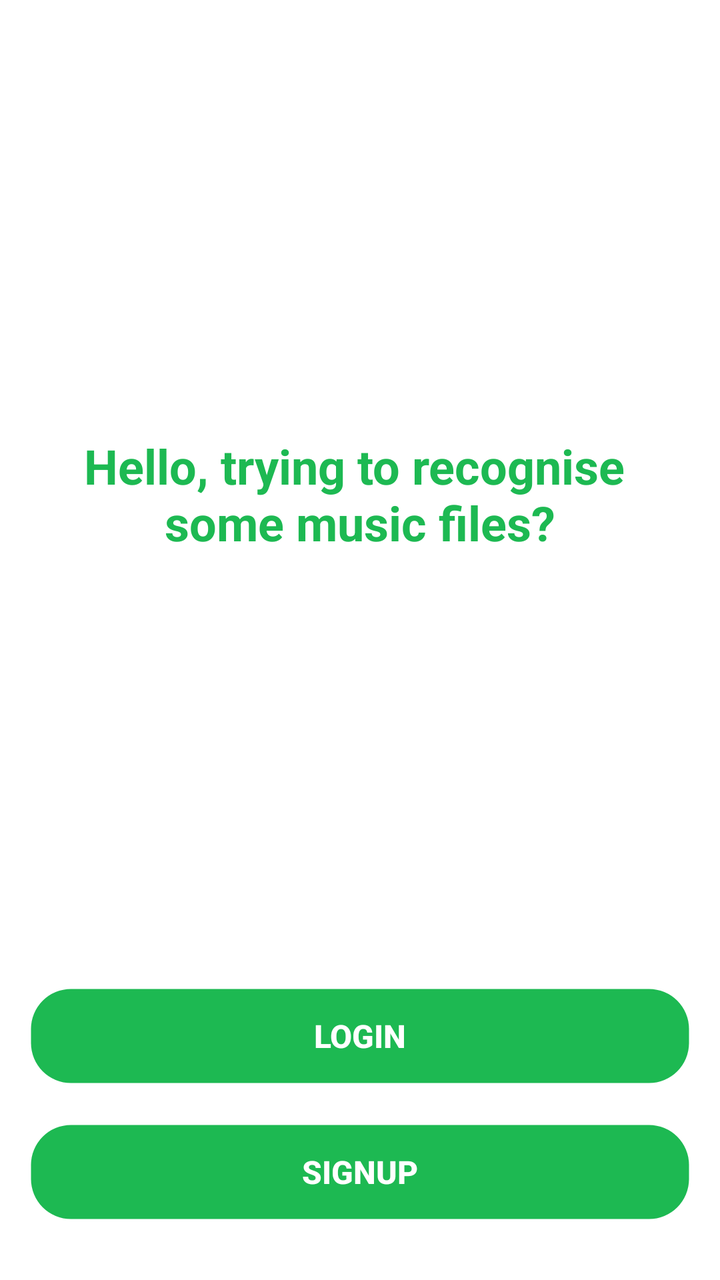
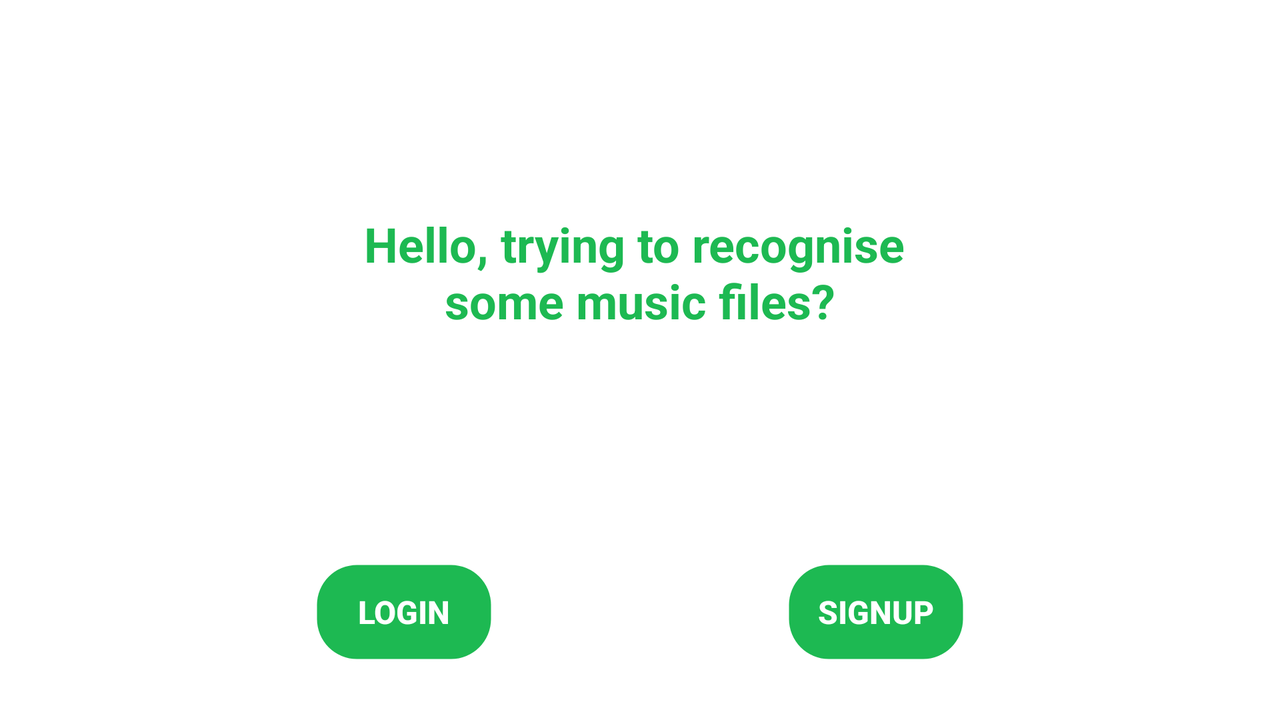

One screen, two layout resources from the same app: the default and the repository's alternative for another configuration. Each is rendered where Android would select it; the XML of both is given below.
<!-- AndroidManifest.xml: application theme Theme.Muse -->
<!-- res/layout/fragment_intro.xml -->
<?xml version="1.0" encoding="utf-8"?>
<androidx.constraintlayout.widget.ConstraintLayout
    xmlns:android="http://schemas.android.com/apk/res/android"
    xmlns:app="http://schemas.android.com/apk/res-auto"
    android:layout_width="match_parent"
    android:layout_height="match_parent">

    <androidx.appcompat.widget.AppCompatTextView
        android:layout_width="match_parent"
        android:layout_height="wrap_content"
        android:gravity="center"
        android:text="@string/intro_screen_text"
        style="@style/MuseHeaderTextView"
        android:layout_margin="30dp"
        app:layout_constraintTop_toTopOf="parent"
        app:layout_constraintStart_toStartOf="parent"
        app:layout_constraintEnd_toEndOf="parent"
        app:layout_constraintBottom_toTopOf="@+id/access_buttons_layout"/>

    <androidx.appcompat.widget.LinearLayoutCompat
        android:id="@+id/access_buttons_layout"
        android:layout_width="match_parent"
        android:layout_height="wrap_content"
        android:orientation="vertical"
        android:gravity="bottom"
        android:layout_marginBottom="10dp"
        app:layout_constraintStart_toStartOf="parent"
        app:layout_constraintEnd_toEndOf="parent"
        app:layout_constraintBottom_toBottomOf="parent">

        <androidx.appcompat.widget.AppCompatButton
            android:id="@+id/intro_login_button"
            android:layout_width="match_parent"
            android:layout_height="wrap_content"
            android:text="@string/login_button_text"
            android:layout_gravity="center"
            android:layout_marginHorizontal="15dp"
            android:layout_marginBottom="20dp"/>

        <androidx.appcompat.widget.AppCompatButton
            android:id="@+id/intro_signup_button"
            android:layout_width="match_parent"
            android:layout_height="wrap_content"
            android:text="@string/signup_button_text"
            android:layout_gravity="center"
            android:layout_marginHorizontal="15dp"
            android:layout_marginBottom="20dp"/>
    </androidx.appcompat.widget.LinearLayoutCompat>

</androidx.constraintlayout.widget.ConstraintLayout>
<!-- resources referenced by this layout -->
<resources>
  <string name="intro_screen_text">Hello, trying to recognise \nsome music files?</string>
  <string name="login_button_text">Login</string>
  <string name="signup_button_text">Signup</string>
  <style name="MuseHeaderTextView" parent="Widget.AppCompat.TextView">
          <item name="android:textSize">24sp</item>
          <item name="android:textStyle">bold</item>
          <item name="android:textColor">@color/green</item>
      </style>
  <style name="Theme.Muse" parent="Theme.MaterialComponents.DayNight">
          
          <item name="colorPrimary">@color/green</item>
          <item name="colorPrimaryVariant">@color/mid_green</item>
          <item name="colorOnPrimary">@color/grey</item>
  
          
          <item name="colorSecondary">@color/green</item>
          <item name="colorSecondaryVariant">@color/mid_green</item>
          <item name="colorOnSecondary">@color/black</item>
  
          
          <item name="android:statusBarColor">?attr/colorPrimaryVariant</item>
  
          
          <item name="buttonStyle">@style/MuseButton</item>
          <item name="editTextStyle">@style/MuseEditText</item>
          <item name="spinnerStyle">@style/MuseSpinner</item>
          <item name="android:textViewStyle">@style/MuseTextView</item>
      </style>
  <color name="green">#1DB952</color>
  <color name="mid_green">#039F38</color>
  <color name="grey">#E6E6E6</color>
  <color name="black">#FF000000</color>
  <style name="MuseButton" parent="Widget.AppCompat.Button">
          <item name="android:background">@drawable/rounded_button</item>
          <item name="android:textColor">@color/white</item>
          <item name="android:padding">10dp</item>
          <item name="android:textAllCaps">true</item>
          <item name="android:textSize">16sp</item>
          <item name="android:textStyle">bold</item>
      </style>
  <style name="MuseEditText" parent="Widget.AppCompat.EditText">
          <item name="android:padding">20dp</item>
          <item name="android:textSize">14sp</item>
      </style>
  <style name="MuseSpinner" parent="Widget.AppCompat.Spinner">
          <item name="android:padding">20dp</item>
          <item name="android:textAlignment">center</item>
          <item name="android:textSize">14sp</item>
          <item name="android:spinnersShown">true</item>
      </style>
  <style name="MuseTextView" parent="Widget.AppCompat.TextView">
          <item name="android:textSize">14sp</item>
      </style>
  <!-- drawable rounded_button (drawable) -->
  <shape
      xmlns:android="http://schemas.android.com/apk/res/android"
      android:shape="rectangle">
      <solid
          android:color="@color/green"/>
  
      <corners
          android:bottomRightRadius="20dp"
          android:bottomLeftRadius="20dp"
          android:topLeftRadius="20dp"
          android:topRightRadius="20dp"/>
      <stroke
          android:color="@android:color/transparent"
          android:width="1dp"/>
  </shape>
  <color name="white">#FFFFFFFF</color>
</resources>
<!-- res/layout-land/fragment_intro.xml (the repository's variant of the layout above) -->
<!-- drawn on the phone turned sideways -->
<?xml version="1.0" encoding="utf-8"?>
<androidx.constraintlayout.widget.ConstraintLayout
    xmlns:android="http://schemas.android.com/apk/res/android"
    xmlns:app="http://schemas.android.com/apk/res-auto"
    android:layout_width="match_parent"
    android:layout_height="match_parent">

    <androidx.appcompat.widget.AppCompatTextView
        android:layout_width="match_parent"
        android:layout_height="wrap_content"
        android:gravity="center"
        android:text="@string/intro_screen_text"
        style="@style/MuseHeaderTextView"
        android:layout_margin="30dp"
        app:layout_constraintTop_toTopOf="parent"
        app:layout_constraintStart_toStartOf="parent"
        app:layout_constraintEnd_toEndOf="parent"
        app:layout_constraintBottom_toTopOf="@+id/access_buttons_layout"/>

    <androidx.constraintlayout.widget.ConstraintLayout
        android:id="@+id/access_buttons_layout"
        android:layout_width="match_parent"
        android:layout_height="wrap_content"
        android:orientation="horizontal"
        android:gravity="bottom"
        android:layout_marginBottom="20dp"
        android:padding="10dp"
        app:layout_constraintStart_toStartOf="parent"
        app:layout_constraintEnd_toEndOf="parent"
        app:layout_constraintBottom_toBottomOf="parent">

        <androidx.appcompat.widget.AppCompatButton
            android:id="@+id/intro_login_button"
            android:layout_width="wrap_content"
            android:layout_height="wrap_content"
            android:text="@string/login_button_text"
            android:gravity="center"
            app:layout_constraintStart_toStartOf="parent"
            app:layout_constraintEnd_toStartOf="@+id/intro_signup_button"
            app:layout_constraintTop_toTopOf="parent"
            app:layout_constraintBottom_toBottomOf="parent" />

        <androidx.appcompat.widget.AppCompatButton
            android:id="@+id/intro_signup_button"
            android:layout_width="wrap_content"
            android:layout_height="wrap_content"
            android:text="@string/signup_button_text"
            android:gravity="center"
            app:layout_constraintStart_toEndOf="@+id/intro_login_button"
            app:layout_constraintEnd_toEndOf="parent"
            app:layout_constraintTop_toTopOf="parent"
            app:layout_constraintBottom_toBottomOf="parent" />
    </androidx.constraintlayout.widget.ConstraintLayout>

</androidx.constraintlayout.widget.ConstraintLayout>
